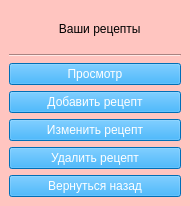
<?xml version="1.0" encoding="UTF-8"?>
<ui version="4.0">
 <class>choose</class>
 <widget class="QMainWindow" name="choose">
  <property name="geometry">
   <rect>
    <x>0</x>
    <y>0</y>
    <width>190</width>
    <height>206</height>
   </rect>
  </property>
  <property name="windowTitle">
   <string>MainWindow</string>
  </property>
  <property name="styleSheet">
   <string notr="true">background-color: rgb(255, 197, 192);
color: rgb(255, 255, 255);</string>
  </property>
  <widget class="QWidget" name="centralwidget">
   <layout class="QVBoxLayout" name="verticalLayout_2">
    <item>
     <widget class="QLabel" name="label">
      <property name="styleSheet">
       <string notr="true">color: rgb(0, 0, 0);</string>
      </property>
      <property name="text">
       <string>               Ваши рецепты</string>
      </property>
     </widget>
    </item>
    <item>
     <widget class="Line" name="line">
      <property name="orientation">
       <enum>Qt::Horizontal</enum>
      </property>
     </widget>
    </item>
    <item>
     <widget class="QPushButton" name="pushButton">
      <property name="styleSheet">
       <string notr="true">background-color: rgb(0, 156, 255);</string>
      </property>
      <property name="text">
       <string>Просмотр</string>
      </property>
     </widget>
    </item>
    <item>
     <widget class="QPushButton" name="pushButton_2">
      <property name="styleSheet">
       <string notr="true">background-color: rgb(0, 156, 255);</string>
      </property>
      <property name="text">
       <string>Добавить рецепт</string>
      </property>
     </widget>
    </item>
    <item>
     <widget class="QPushButton" name="pushButton_3">
      <property name="styleSheet">
       <string notr="true">background-color: rgb(0, 156, 255);</string>
      </property>
      <property name="text">
       <string>Изменить рецепт</string>
      </property>
     </widget>
    </item>
    <item>
     <widget class="QPushButton" name="pushButton_7">
      <property name="styleSheet">
       <string notr="true">background-color: rgb(0, 156, 255);</string>
      </property>
      <property name="text">
       <string>Удалить рецепт</string>
      </property>
     </widget>
    </item>
    <item>
     <widget class="QPushButton" name="pushButton_4">
      <property name="styleSheet">
       <string notr="true">background-color: rgb(0, 156, 255);</string>
      </property>
      <property name="text">
       <string>Вернуться назад</string>
      </property>
     </widget>
    </item>
   </layout>
  </widget>
 </widget>
 <resources/>
 <connections/>
</ui>
